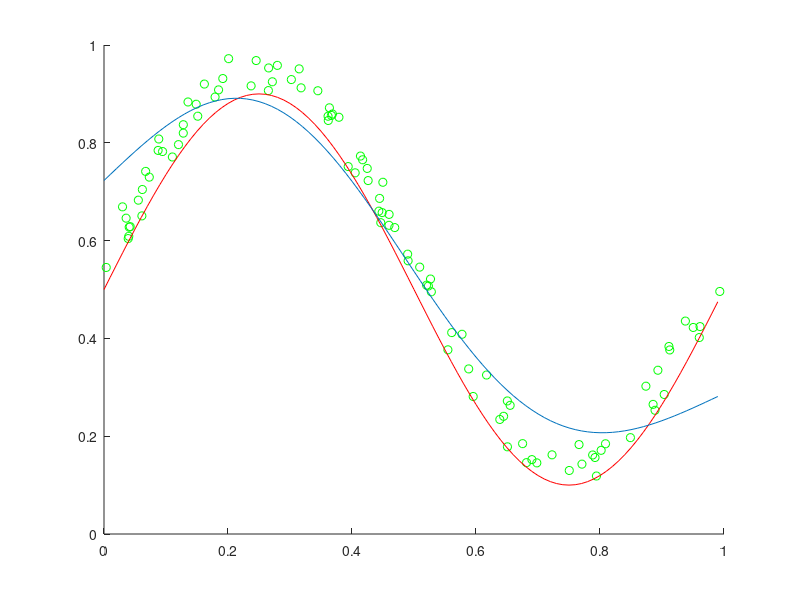

Write MATLAB code to recreate this figure.
M = csvread('results.csv');
O = csvread('origin.csv');
x = M(:,1);
y = M(:,2);
z = M(:,3);
xs = O(:,1);
ys = O(:,2);

scatter(xs,ys, 'g' );
hold;
plot(x, y,'r');
plot(x, z, '-');
hold;